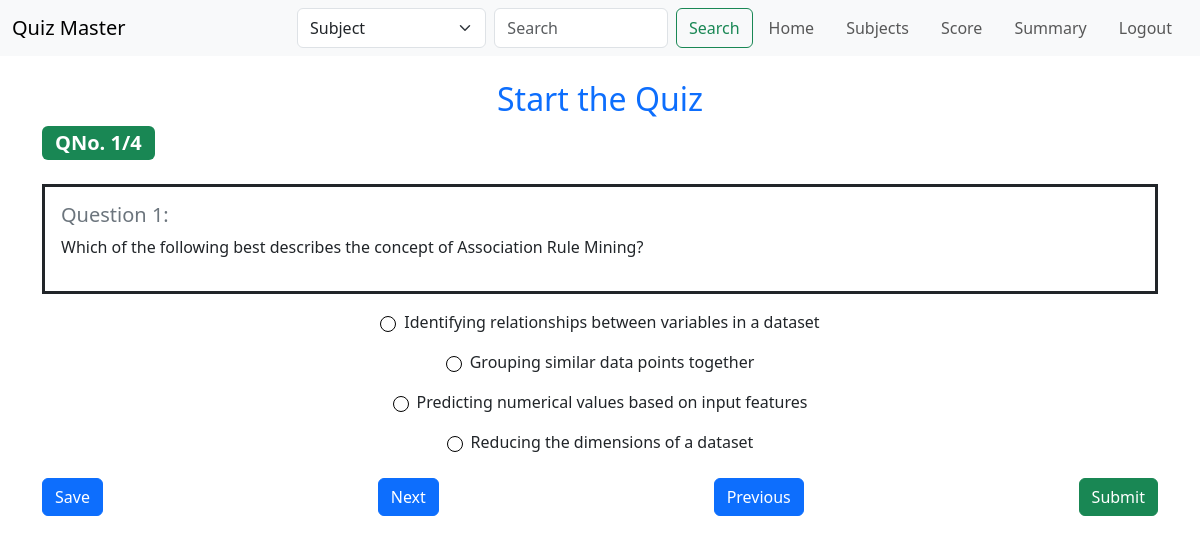
Screenshot of /start_quiz?quiz_id=3 (signed in) with the database file from the repository.
### models.py (models this page shows)
class Question(db.Model):
    __tablename__ = 'question'
    id = db.Column(db.Integer, primary_key=True, autoincrement=True)
    question_text = db.Column(db.String(512), nullable=False)
    option1 = db.Column(db.String(512), nullable=False)
    option2 = db.Column(db.String(512), nullable=False)
    option3 = db.Column(db.String(512), nullable=False)
    option4 = db.Column(db.String(512), nullable=False)
    answer = db.Column(db.String(512), nullable=False)
    quiz_id = db.Column(db.Integer, db.ForeignKey('quiz.id'),nullable=False)
    question_title = db.Column(db.String(512), nullable=False)
    quiz = db.relationship('Quiz', backref='questions', lazy=True)

### routes.py (the view)
@app.route('/start_quiz', methods=['GET', 'POST'])
@auth_required
@user_required
def start_quiz():
    quiz_id = request.args.get('quiz_id')
    question_number = request.args.get('question_number', 1, type=int)
    number = request.args.get('number', 1, type=int)
    quiz = Quiz.query.get(quiz_id)
    questions = Question.query.filter_by(quiz_id=quiz.id).all()
    if 'answers' not in session:
        session['answers'] = {}
    if request.method == 'POST':
        selected_option = request.form.get('option')  # Get selected answer
        if selected_option:
            session['answers'][str(questions[question_number - 1].id)] = selected_option  # Store in session
            session.modified = True  # Ensure session changes are saved
    question = questions[question_number - 1]
    selected_answer = session['answers'].get(str(question.id), None)
    return render_template(
        'start_quiz.html',
        user=User.query.get(session['user_id']),
        quiz=quiz,
        question=question,
        question_number=question_number,
        number=number,
        selected_answer=selected_answer  # Pass selected answer to template
    )

### routes.py (called while the page is built)
def auth_required(func):
    @wraps(func)
    def inner(*args, **kwargs):
        if 'user_id' not in session:
            flash('Please login to continue')
            return redirect(url_for('login'))
        return func(*args, **kwargs)
    return inner

def user_required(f):
    @wraps(f)
    def decorated_function(*args, **kwargs):
        if session.get('is_admin') == True:
            flash("Access Denied: Users Only", "danger")
            return redirect(url_for('index'))  # Redirect to home if not a regular user
        return f(*args, **kwargs)
    return decorated_function

### templates/start_quiz.html (shortened to what this page needs)
{% extends "layout.html" %}
{% block content %}
<div class="container mt-4">
    <h2 class="text-primary text-center">Start the Quiz</h2>
    <div class="text-start">
        <span class="badge bg-success fs-5">QNo. {{ number }}/{{quiz.questions | length }}</span>
    </div>
    <div class="border border-3 border-dark p-3 mt-4">
        <h5 class="text-secondary">Question {{ number }}:</h5>
        <p>{{ question.question_text }}</p>
    </div>
    <form method="post" class="text-center">
    <div class="form-check my-3 d-flex justify-content-center align-items-center">
        <input class="form-check-input me-2" type="radio" name="option" id="option1" value="{{ question.option1 }}"
            {% if selected_answer == question.option1 %}checked{% endif %}>
        <label class="form-check-label" for="option1">{{ question.option1 }}</label>
    </div>
    <div class="form-check my-3 d-flex justify-content-center align-items-center">
        <input class="form-check-input me-2" type="radio" name="option" id="option2" value="{{ question.option2 }}"
            {% if selected_answer == question.option2 %}checked{% endif %}>
        <label class="form-check-label" for="option2">{{ question.option2 }}</label>
    </div>
    <div class="form-check my-3 d-flex justify-content-center align-items-center">
        <input class="form-check-input me-2" type="radio" name="option" id="option3" value="{{ question.option3 }}"
            {% if selected_answer == question.option3 %}checked{% endif %}>
        <label class="form-check-label" for="option3">{{ question.option3 }}</label>
    </div>
    <div class="form-check my-3 d-flex justify-content-center align-items-center">
        <input class="form-check-input me-2" type="radio" name="option" id="option4" value="{{ question.option4 }}"
            {% if selected_answer == question.option4 %}checked{% endif %}>
        <label class="form-check-label" for="option4">{{ question.option4 }}</label>
    </div>
    <div class="d-flex justify-content-between mt-4">
        <button type="submit" class="btn btn-primary">Save</button>
        <a href="{{ url_for('start_quiz', number=(number % quiz.questions|length) + 1, quiz_id=quiz.id, question_number=(number % quiz.questions|length) + 1) }}" class="btn btn-primary">Next</a>
        <a href="{{ url_for('start_quiz', number=(number-2) % quiz.questions|length + 1, quiz_id=quiz.id, question_number=(number-2) % quiz.questions|length + 1) }}" class="btn btn-primary">Previous</a>
        <a href="{{ url_for('submit_quiz', quiz_id=quiz.id) }}" class="btn btn-success">Submit</a>
    </div>
</form>
</div>
{% endblock %}

### templates/start_quiz.html (style rules this page uses)
.form-check-input { border-color: #000; }

### rows the page displays
Question: question_text "Which of the following best describes the concept of Association Rule Mining?", option1 "☐ Identifying relationships betw", option1 "Identifying relationships between variables in a dataset", option2 "☐ Grouping similar data points t", option2 "Grouping similar data points together", option3 "☐ Predicting numerical values ba", option3 "Predicting numerical values based on input features", option4 "☐ Reducing the dimensions of a d", option4 "Reducing the dimensions of a dataset"

### other values shown
{{ number }} "1"
{{ quiz.questions | length }} "4"
